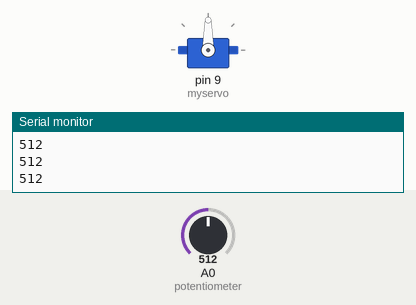
Recording of a sketch running on a simulated Arduino Uno, built with avr-gcc and run on an emulated ATmega328P. Parts: servo, the last lines printed to the serial monitor. The test bench sets the inputs (shaded band); at power-on: A0 (potentiometer) = 512.

Above: at 1.2 s.
1.3 s: A0 (potentiometer) set to 716
At 2.2 s:
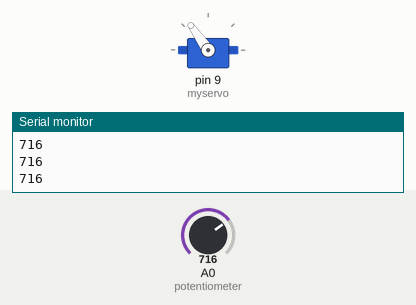
2.8 s: A0 (potentiometer) set to 900
At 3.5 s:
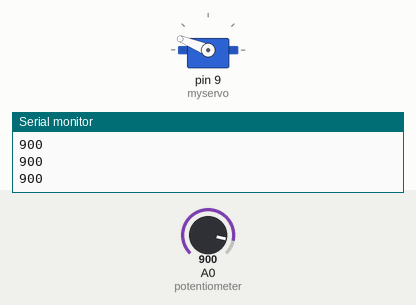
4.3 s: A0 (potentiometer) set to 1023
At 4.6 s:
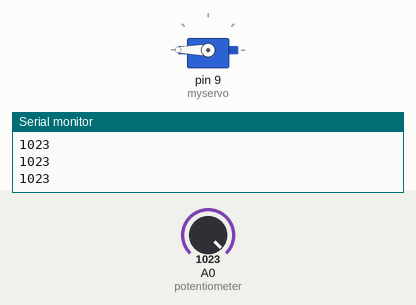
5.8 s: A0 (potentiometer) set to 306
At 7.0 s:
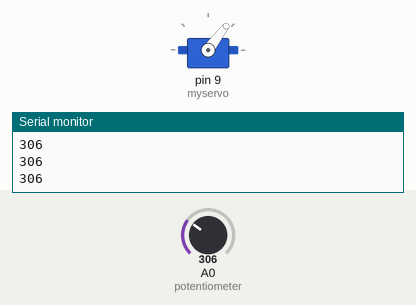
7.3 s: A0 (potentiometer) set to 122
At 8.1 s:
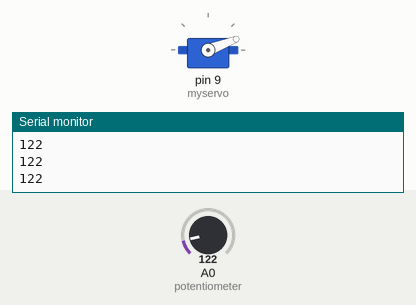
8.8 s: A0 (potentiometer) set to 0
At 9.2 s:
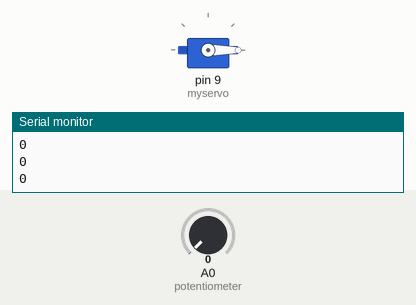
Timing chart, 0 to 11.3 s (numbered marks = the images above; inputs shaded):
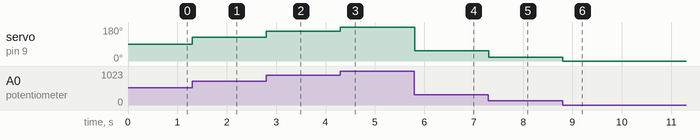

The sketch:

fati_andrhoda.ino
```cpp
#include<Servo.h>
Servo myservo;
int potentiometer=A0;
void setup() {
  // put your setup code here, to run once:
myservo.attach(9);
pinMode(potentiometer,INPUT);
Serial.begin(9600);
}

void loop() {
  // put your main code here, to run repeatedly:
int potValue=analogRead(potentiometer);
Serial.println(potValue);
potValue=analogRead(potentiometer);
int mappedValue=map(potValue,0,1023,0,180);
myservo.write(mappedValue);
}
```

Measured:
- after the input at 1.3 s, servo on pin 9 (myservo): 90° → 125° at once
- after the input at 2.8 s, servo on pin 9 (myservo): 125° → 158° at once
- after the input at 4.3 s, servo on pin 9 (myservo): 158° → 180° at once
- after the input at 5.8 s, servo on pin 9 (myservo): 180° → 53° at once
- after the input at 7.3 s, servo on pin 9 (myservo): 53° → 21° at once
- after the input at 8.8 s, servo on pin 9 (myservo): 21° → 0° at once
